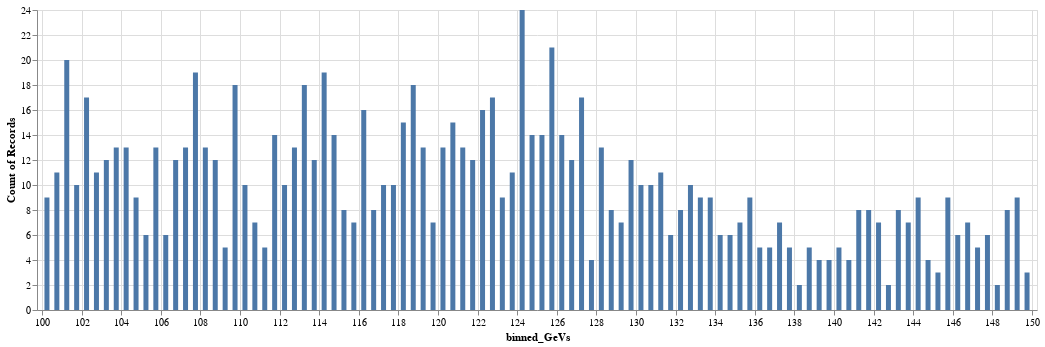

Source (notebook cell):
### Code cell
alt.data_transformers.disable_max_rows()

bind_binning = alt.binding_range(min=0.1, max=10, name='Binning Resolution [GeV]:  ')
param_width = alt.param(bind=bind_binning, name='resolution',value=0.5)

bind_num = alt.binding_range(min=500, max=len(df), name='Number of Events:  ')
param_num = alt.param(bind=bind_num, name='num',value=1000)

lowest_E = 100
chart = alt.Chart(df).mark_bar().encode(
    alt.X("binned_GeVs:Q").scale(domain=(100, 150)),
    y='count()',
).add_params(param_num).add_params(param_width).transform_filter(
    alt.datum.event_num < param_num,
).transform_calculate(
    binned_GeVs=alt.expr.floor((alt.datum.event_GeVs-lowest_E) / param_width) * param_width + lowest_E + param_width/2
).properties(width=1000)
chart

# below is an adjustable histogram of the events. This uses Altair to process the data into a histogram, which it can do interactively. We haven't yet put on the error bars, or computed the effective event rate.

### Figure 1 — Vega-Lite specification as saved in the notebook (floating-point values rounded to 4 significant figures; data arrays with more than 128 entries replaced by an {"elided": "..."} marker saying what was removed)
{"config": {"view": {"continuousWidth": 300, "continuousHeight": 300}}, "data": {"name": "data-eed3d6704344463c734e1335944b708b"}, "mark": {"type": "bar"}, "encoding": {"x": {"field": "binned_GeVs", "scale": {"domain": [100, 150]}, "type": "quantitative"}, "y": {"aggregate": "count", "type": "quantitative"}}, "params": [{"name": "num", "bind": {"input": "range", "max": 3000, "min": 500, "name": "Number of Events:  "}, "value": 1000}, {"name": "resolution", "bind": {"input": "range", "max": 10, "min": 0.1, "name": "Binning Resolution [GeV]:  "}, "value": 0.5}], "transform": [{"filter": "(datum.event_num < num)"}, {"calculate": "(((floor(((datum.event_GeVs - 100) / resolution)) * resolution) + 100) + (resolution / 2))", "as": "binned_GeVs"}], "width": 1000, "$schema": "https://vega.github.io/schema/vega-lite/v5.16.3.json", "datasets": {"data-eed3d6704344463c734e1335944b708b": {"elided": "3000 records"}}}
